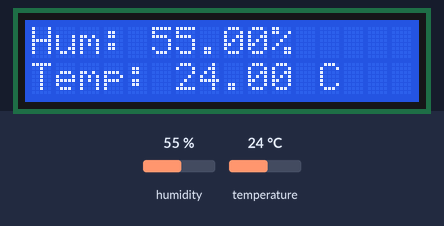
The sketch below on a simulated Arduino Uno, built with avr-gcc and run on an emulated ATmega328P. Parts: 16×2 character LCD. The test bench sets the inputs (shaded band); at power-on: humidity 55 %, temperature 24 °C. What the sketch prints to the serial monitor is not drawn.

Above: at 1.2 s.
1.3 s: humidity set to 22 %
At 2.8 s:
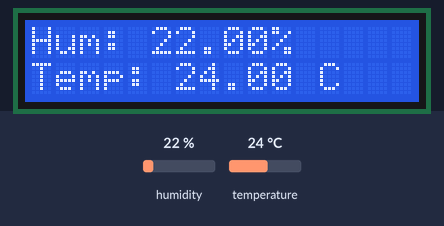
3.7 s: temperature set to 12 °C
At 5.5 s:
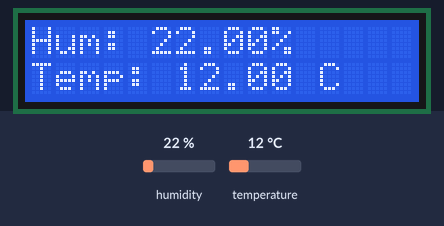
5.8 s: humidity set to 40 %
At 7.3 s:
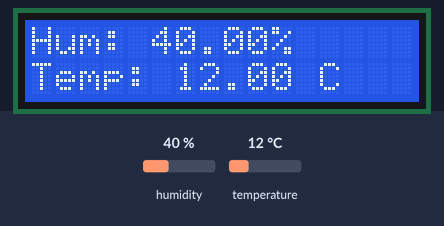
7.9 s: temperature set to 19 °C
At 8.9 s:
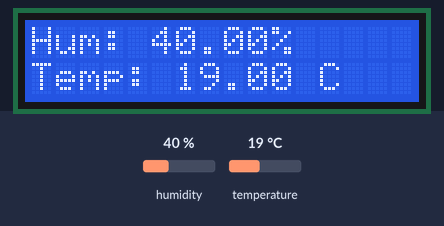
Timing chart, 0 to 10.9 s (numbered marks = the images above; inputs shaded):
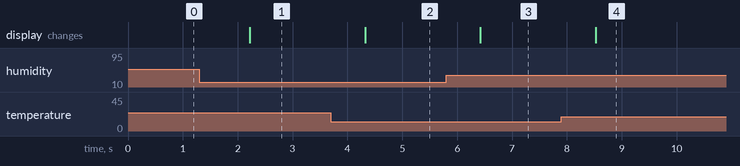

Measured:
- after the input at 1.3 s, the display: changes after 0.92 s (image 1)
- after the input at 3.7 s, the display: changes after 0.62 s (image 2)
- after the input at 5.8 s, the display: changes after 0.62 s (image 3)
- after the input at 7.9 s, the display: changes after 0.62 s (image 4)

The sketch:

UteT-H.ino
```cpp
#include <dht11.h>
#include <LiquidCrystal_I2C.h>

#define DHT11PIN 8

dht11 DHT11;
LiquidCrystal_I2C lcd(0x27, 16, 2);   //LCD Object

void   setup()
{
  Serial.begin(9600);
  lcd.init();
  lcd.backlight();
  lcd.clear();
}

void loop()
{
  lcd.clear();
  Serial.println("MEASURING...");
  int chk = DHT11.read(DHT11PIN);

  lcd.setCursor(0, 0);
  lcd.print("Hum: ");
  lcd.print((float)DHT11.humidity, 2);
  lcd.print("%");

  lcd.setCursor(0, 1);
  lcd.print("Temp: ");
  lcd.print((float)DHT11.temperature, 2);
  lcd.print(" C");

  delay(1000);

}
```
